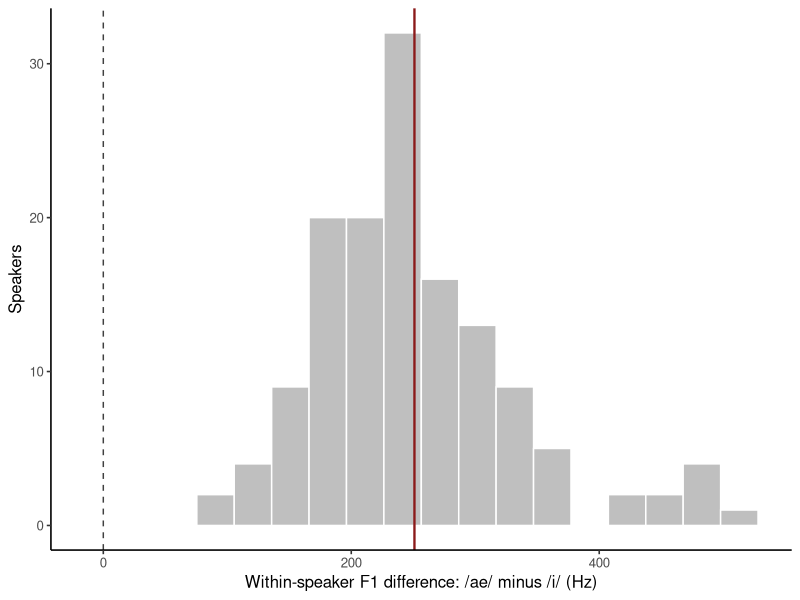
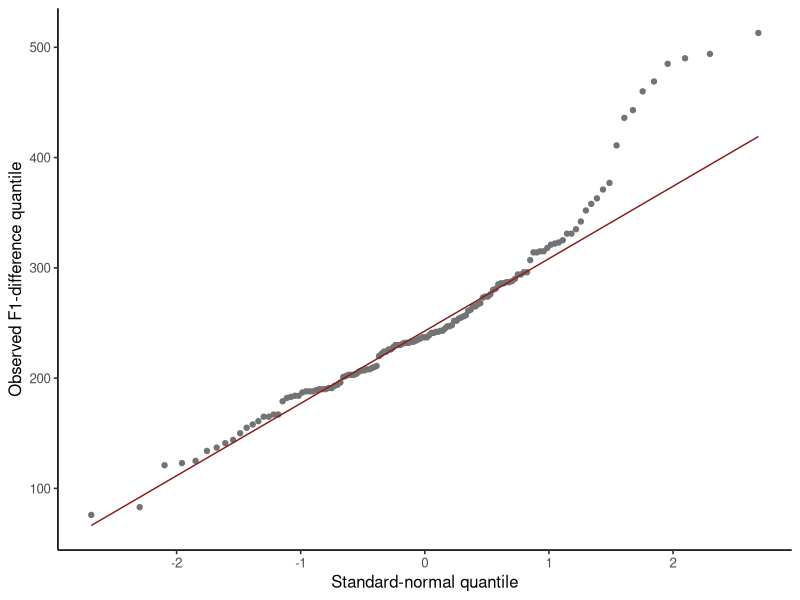
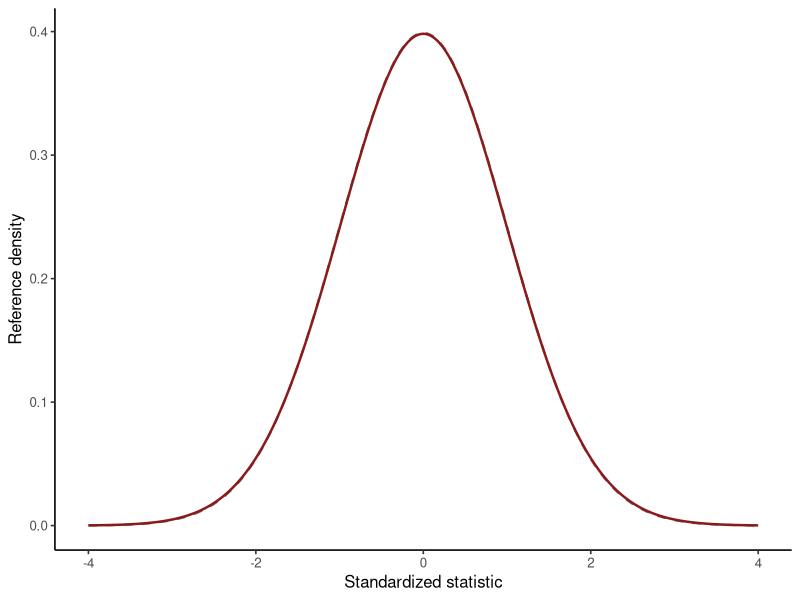

Recreate these plots in R, in order.
## ---- chunk 1
#| label: hillenbrand-student-t
library(ggplot2)

vowels <- read.csv(
  "data/hillenbrand/vowels-complete.csv",
  stringsAsFactors = FALSE
)
ae <- subset(vowels, vowel == "{", select = c(speaker_id, speaker_type, f1_hz))
names(ae)[3] <- "f1_ae_hz"
i <- subset(vowels, vowel == "i", select = c(speaker_id, speaker_type, f1_hz))
names(i)[3] <- "f1_i_hz"
paired <- merge(ae, i, by = c("speaker_id", "speaker_type"))
paired$difference_hz <- paired$f1_ae_hz - paired$f1_i_hz

n <- nrow(paired)
mean_difference <- mean(paired$difference_hz)
sd_difference <- sd(paired$difference_hz)
standard_error <- sd_difference / sqrt(n)
t_observed <- mean_difference / standard_error
df <- n - 1L
null_difference <- 0
two_sided_p <- 2 * pt(-abs(t_observed), df = df)
critical_value <- qt(0.975, df = df)
confidence_interval <- mean_difference +
  c(-1, 1) * critical_value * standard_error

t_grid <- data.frame(t = seq(-4, 4, length.out = 600L))
t_grid$t_density <- dt(t_grid$t, df = df)
t_grid$normal_density <- dnorm(t_grid$t)

stopifnot(
  n == 139L,
  !anyDuplicated(paired$speaker_id),
  all(is.finite(paired$difference_hz)),
  df == 138L
)

data.frame(n, mean_difference, sd_difference, standard_error,
           null_difference, t_observed, df, two_sided_p,
           interval_lower = confidence_interval[1],
           interval_upper = confidence_interval[2])
## ---- chunk 2
#| label: plot-hillenbrand-paired-differences
#| fig-cap: "Observed within-speaker F1 differences. The accent line marks the observed mean; the dashed line marks zero."
ggplot(paired, aes(difference_hz)) +
  geom_histogram(bins = 18, fill = "grey75", color = "white") +
  geom_vline(xintercept = 0, color = "grey25", linetype = 2) +
  geom_vline(xintercept = mean_difference, color = "#8B1A1A", linewidth = 0.8) +
  labs(x = "Within-speaker F1 difference: /ae/ minus /i/ (Hz)",
       y = "Speakers") +
  theme_classic(base_size = 12)
## ---- chunk 3
#| label: plot-hillenbrand-paired-qq
#| fig-cap: "Normal-quantile diagnostic for the 139 paired F1 differences. Systematic departure from the line would challenge the exact t reference."
ggplot(paired, aes(sample = difference_hz)) +
  stat_qq(color = "grey45") +
  stat_qq_line(color = "#8B1A1A") +
  labs(x = "Standard-normal quantile", y = "Observed F1-difference quantile") +
  theme_classic(base_size = 12)
## ---- chunk 4
#| label: plot-hillenbrand-t-reference
#| fig-cap: "The t reference determined by the paired sample size, compared with a standard-normal density."
ggplot(t_grid, aes(t)) +
  geom_line(aes(y = normal_density), color = "grey45", linetype = 2,
            linewidth = 0.75) +
  geom_line(aes(y = t_density), color = "#8B1A1A", linewidth = 0.85) +
  labs(x = "Standardized statistic", y = "Reference density") +
  theme_classic(base_size = 12)
